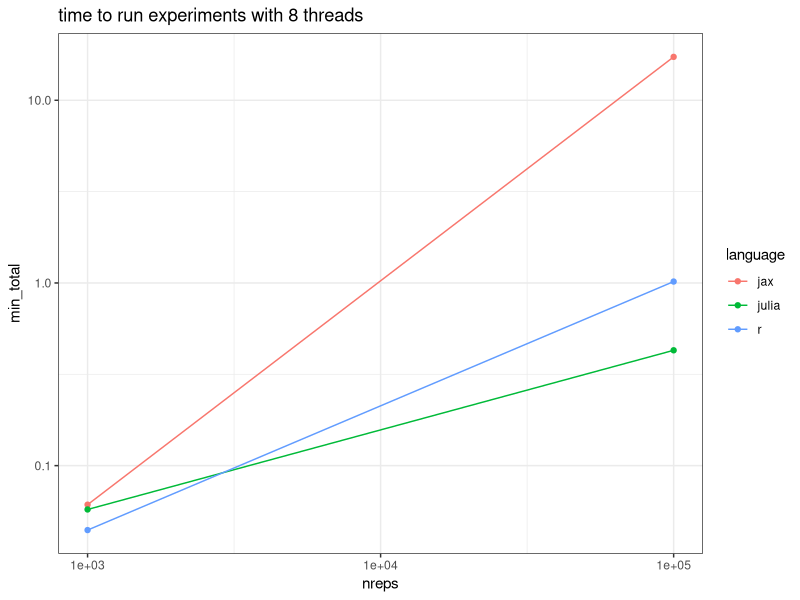
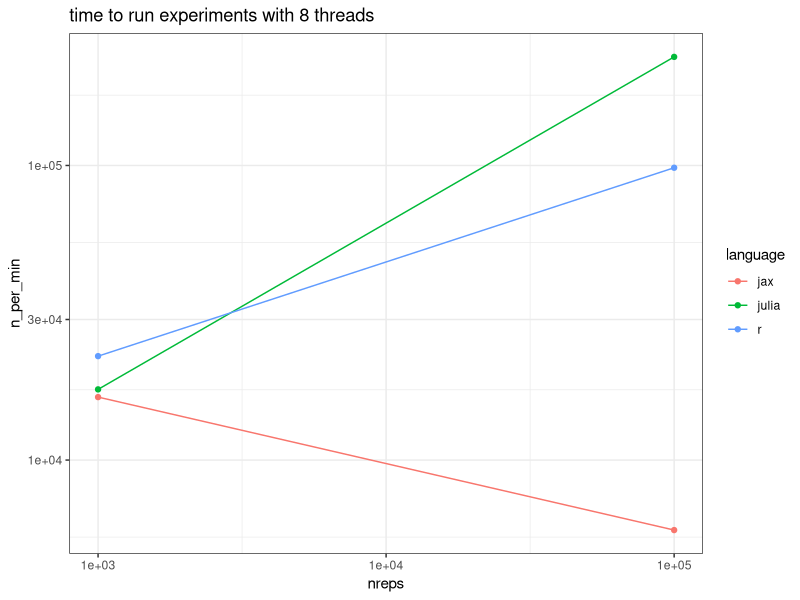
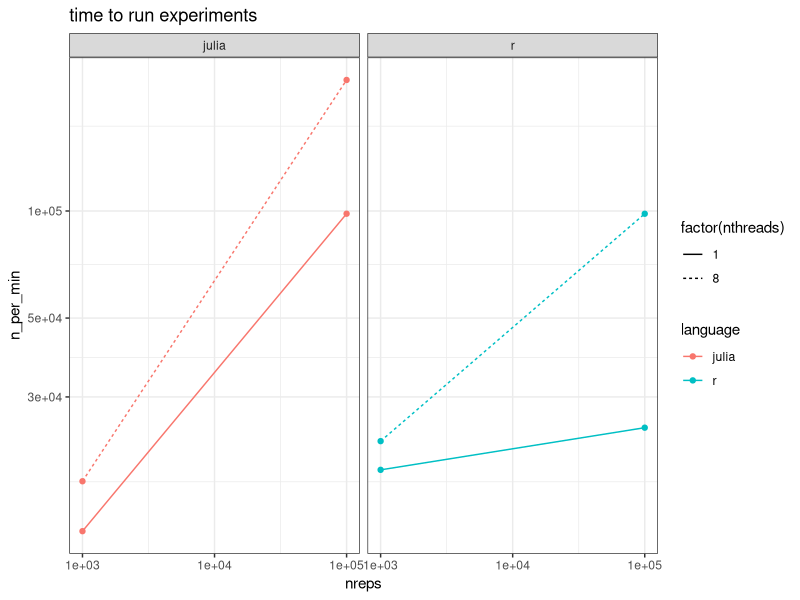

Here is the R script that generated these plots, in order:
## ---- chunk 1
#| label: fig-times
#| eval: true
#| echo: false

suppressMessages(library(data.table))
suppressMessages(library(purrr))
library(readr)
library(stringr)
library(ggplot2); theme_set(theme_bw())
library(knitr)

lns <- readr::read_lines('timings.txt')

timings <- data.table(raw_string=lns)
timings[, string:=str_trim(raw_string)] # remove white space
timings <- timings[str_starts(string, "Rscript|julia|python")] # remove warings / errors
timings[, command:=word(string)]
timings[command=='Rscript', language:='r']
timings[command=='python', language:='jax']
timings[command=='julia', language:='julia']
timings[, time_str:=str_extract(string, "(?<=cpu\\ )(.*)(?= total)")]
timings[, milliseconds:=str_extract(time_str, "(\\d+)$")]
timings[, seconds:=str_extract(time_str, "(\\d+)(?=.)")]
timings[, minutes:=str_extract(time_str, "(\\d+)(?=:)")]
timings[, nreps:=as.integer(str_extract(string, "(\\d+)(?= nreps)"))]
timings[, nthreads:=as.integer(str_extract(string, "(\\d+)(?= nthreads)"))]
max_threads <- max(timings$nthreads, na.rm=T)

numvars <- c('minutes', 'seconds', 'milliseconds')
walk(numvars, ~set(timings, j=.x, value=as.numeric(timings[[.x]])))
timings[is.na(minutes), minutes:=0]
timings[, sec_total:=60*minutes + seconds + milliseconds / 1000]
timings[, min_total:=sec_total / 60]
timings[is.na(nthreads) & language == 'jax', nthreads:=max_threads]
timings[is.na(nthreads) & language %in% c('r', 'julia'), nthreads:=1L]

# add some vars
timings[, n_per_min:=nreps / min_total]
timings[, log_n_per_min:=log(n_per_min)]

ggplot(timings[nthreads==max_threads], aes(x=nreps, y=min_total, col=language)) +
  geom_point() + geom_line() + 
  scale_x_log10() + scale_y_log10() + 
  ggtitle(paste0("time to run experiments with ", max_threads, " threads"))
## ---- chunk 2
#| label: fig-speeds
#| eval: true
#| echo: false

ggplot(timings[nthreads==max_threads], aes(x=nreps, y=n_per_min, col=language)) +
  geom_point() + geom_line() + 
  scale_x_log10() + scale_y_log10() + 
  ggtitle(paste0("time to run experiments with ", max_threads, " threads"))
## ---- chunk 3
#| label: fig-threads
#| eval: true
#| echo: false

ggplot(timings[language!='jax'], aes(x=nreps, y=n_per_min, col=language)) +
  geom_point() + geom_line(aes(linetype=factor(nthreads))) + 
  scale_x_log10() + scale_y_log10() + 
  facet_grid(~language) +
  ggtitle("time to run experiments")
## ---- chunk 4
#| label: tbl-best-per-language
#| eval: true
#| echo: false

timings[order(-n_per_min), lang_order:=1:.N, by='language']
tabcols <- c('nreps', 'nthreads', 'min_total', 'log_n_per_min', 'language')
kable(timings[lang_order==1, .SD, .SDcols=tabcols])
## ---- chunk 5
#| label: tbl-topspeeds
#| eval: true
#| echo: false

best_r_speed <- as.numeric(timings[lang_order==1&language=='r', n_per_min])
timings[, vs_r_speedup:=n_per_min/best_r_speed]
tabcols <- c(tabcols, 'vs_r_speedup')
kable(timings[order(-n_per_min), .SD, .SDcols=tabcols][1:5])
## ---- chunk 6
#| label: tbl-speeds
#| eval: true
#| echo: false

kable(timings[, .SD, .SDcols=tabcols])
